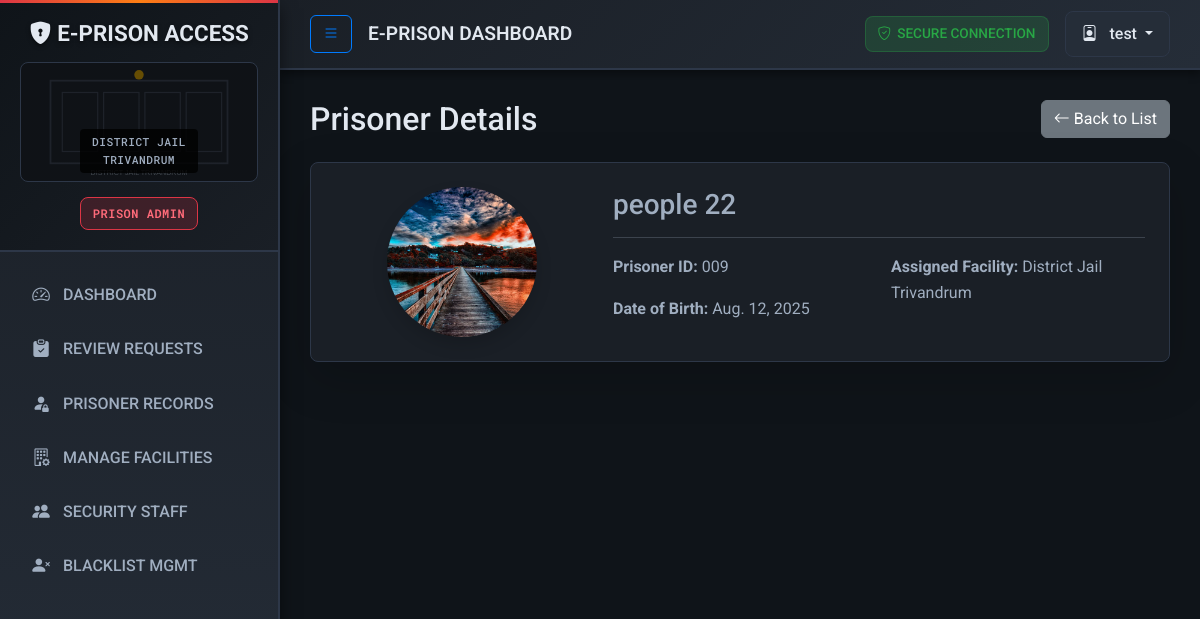
Screenshot of /prison-core/prisoners/1/ (signed in) with the database file from the repository.
### accounts/models.py (models this page shows, shortened)
class User(AbstractUser):
    ROLE_CHOICES = [
        ("family", "Family Visitor"),
        ("visitor", "Other Visitor"),
        ("security", "Gate Security"),
        ("admin", "Prison Admin"),
    ]
    role = models.CharField(max_length=20, choices=ROLE_CHOICES, default="visitor")
    profile_photo = models.ImageField(upload_to="profile_photos/", blank=True, null=True)
    is_family_member = models.BooleanField(default=False)
    jail = models.ForeignKey(Jail, on_delete=models.SET_NULL, null=True, blank=True)
    full_name = models.CharField(max_length=100, blank=True, null=True)
    address = models.TextField(blank=True, null=True)
    id_proof = models.ImageField(upload_to="id_proofs/", blank=True, null=True)  # Keep for backward compatibility
    aadhar_number = models.CharField(
        max_length=12,
        unique=True,
        blank=True,
        null=True,
        help_text="12-digit Aadhar number (only accepted ID proof)",
        verbose_name="Aadhar Card Number"
    )
    phone_number = models.CharField(
        max_length=15,
        blank=True,
        null=True,
        help_text="10-digit Indian mobile number"
    )

### prison_core/models.py (models this page shows, shortened)
class Prisoner(models.Model):
    jail = models.ForeignKey(Jail, on_delete=models.CASCADE, related_name="prisoners")
    first_name = models.CharField(max_length=100)
    last_name = models.CharField(max_length=100)
    prisoner_id = models.CharField(max_length=20, unique=True)
    date_of_birth = models.DateField()
    photo = models.ImageField(upload_to='prisoner_photos/', blank=True, null=True)

class Jail(models.Model):
    name = models.CharField(max_length=200, unique=True)
    location = models.CharField(max_length=200)

### accounts/decorators.py (the view)
    def wrap(request, *args, **kwargs):
        if request.user.is_authenticated and request.user.role == 'admin':
            return function(request, *args, **kwargs)
        else:
            messages.error(request, "You do not have permission to access this page.")
            return redirect('staff_login')

### prison_core/views.py (called while the page is built)
@login_required
@admin_required
def prisoner_detail(request, pk):
    prisoner = get_object_or_404(Prisoner, pk=pk, jail=request.user.jail)
    return render(request, 'prison_core/prisoner_detail.html', {'prisoner': prisoner})

### prison_core/templates/prison_core/prisoner_detail.html (shortened to what this page needs)
{% extends "base.html" %}
{% block content %}
<div class="d-flex justify-content-between align-items-center mb-4">
    <h2 class="mb-0">Prisoner Details</h2>
    <a href="{% url 'prisoner_list' %}" class="btn btn-secondary">
        <i class="bi bi-arrow-left"></i> Back to List
    </a>
</div>
<div class="card shadow-lg">
    <div class="card-body p-4">
        <div class="row align-items-center">
            <div class="col-md-4 text-center">
                {% if prisoner.photo %}
                    <img src="{{ prisoner.photo.url }}" class="img-fluid rounded-circle shadow" alt="Prisoner Photo" style="width: 150px; height: 150px; object-fit: cover;">
                {% else %}
                    <i class="bi bi-person-circle" style="font-size: 150px; color: #6c757d;"></i>
                {% endif %}
            </div>
            <div class="col-md-8">
                <h3>{{ prisoner.first_name }} {{ prisoner.last_name }}</h3>
                <hr>
                <div class="row">
                    <div class="col-md-6">
                        <p><strong>Prisoner ID:</strong> {{ prisoner.prisoner_id }}</p>
                        <p><strong>Date of Birth:</strong> {{ prisoner.date_of_birth }}</p>
                    </div>
                    <div class="col-md-6">
                        <p><strong>Assigned Facility:</strong> {{ prisoner.jail.name }}</p>
                    </div>
                </div>
            </div>
        </div>
    </div>
</div>
{% endblock %}+

### accounts/templates/base.html (shortened to what this page needs)
<!DOCTYPE html>
<html lang="en">
<head>
    <link href="https://cdn.jsdelivr.net/npm/bootstrap@5.3.3/dist/css/bootstrap.min.css" rel="stylesheet">
    <link rel="stylesheet" href="https://cdn.jsdelivr.net/npm/bootstrap-icons@1.11.3/font/bootstrap-icons.min.css">
</head>
<body {% if active_alert %}class="emergency-alert-active"{% endif %}>
    <div class="wrapper">
        {% if user.is_authenticated %}
        <nav id="sidebar">
            <div class="sidebar-header">
                <h3><i class="bi bi-shield-lock-fill"></i> E-PRISON ACCESS</h3>
                <div class="prison-image"></div>
                <span class="facility-badge">{{ user.get_role_display }}</span>
            </div>
            <div class="sidebar-nav">
                <div class="nav-item">
                    <a href="{% url 'dashboard' %}" class="nav-link active">
                        <i class="bi bi-speedometer2"></i>
                        DASHBOARD
                    </a>
                </div>
                {% if user.role == 'admin' %}
                    <div class="nav-item">
                        <a href="{% url 'review_visits' %}" class="nav-link">
                            <i class="bi bi-clipboard-check-fill"></i>
                            REVIEW REQUESTS
                        </a>
                    </div>
                    <div class="nav-item">
                        <a href="{% url 'prisoner_list' %}" class="nav-link">
                            <i class="bi bi-person-fill-lock"></i>
                            PRISONER RECORDS
                        </a>
                    </div>
                    <div class="nav-item">
                        <a href="{% url 'jail_list' %}" class="nav-link">
                            <i class="bi bi-building-gear"></i>
                            MANAGE FACILITIES
                        </a>
                    </div>
                    <div class="nav-item">
                        <a href="{% url 'manage_security_staff' %}" class="nav-link">
                            <i class="bi bi-people-fill"></i>
                            SECURITY STAFF
                        </a>
                    </div>
                    <div class="nav-item">
                        <a href="{% url 'blacklist_list' %}" class="nav-link">
                            <i class="bi bi-person-x-fill"></i>
                            BLACKLIST MGMT
                        </a>
                    </div>
                {% endif %}
            </div>
        </nav>
        {% endif %}
        <div id="content">
            <nav class="top-navbar">
                <div class="d-flex justify-content-between align-items-center w-100">
                    <div class="d-flex align-items-center">
                        <button type="button" id="sidebarCollapse" class="btn btn-outline-primary d-none d-md-block me-3">
                            <i class="bi bi-list"></i>
                        </button>
                        <span class="navbar-brand mb-0">{% block page_title %}E-PRISON DASHBOARD{% endblock %}</span>
                    </div>
                    <div class="d-flex align-items-center gap-3">
                        <div class="security-indicator">
                            <i class="bi bi-shield-check"></i>
                            SECURE CONNECTION
                        </div>
                        {% if user.is_authenticated %}
                            <div class="user-dropdown">
                                <button class="btn dropdown-toggle" type="button" id="userDropdown" data-bs-toggle="dropdown" aria-expanded="false">
                                    <i class="bi bi-person-badge me-2"></i>
                                    {{ user.full_name|default:user.username }}
                                </button>
                            </div>
                        {% else %}
                            <div class="d-flex gap-2">
                                <a class="btn btn-outline-primary" href="{% url 'visitor_login' %}">VISITOR ACCESS</a>
                                <a class="btn btn-primary" href="{% url 'staff_login' %}">STAFF ACCESS</a>
                            </div>
                        {% endif %}
                    </div>
                </div>
            </nav>
            <div class="content-area">
                {% block content %}{% endblock %}
            </div>
        </div>
    </div>
</body>
</html>

### rows the page displays
User: role "PRISON ADMIN", full_name "test"
Prisoner: photo (picture), first_name "people", last_name "22", prisoner_id "009", date_of_birth "Aug. 12, 2025", jail.name "District Jail Trivandrum"
